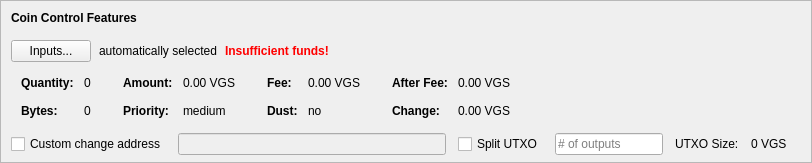
    <widget class="QFrame" name="frameCoinControl">
     <property name="sizePolicy">
      <sizepolicy hsizetype="Expanding" vsizetype="Expanding">
       <horstretch>0</horstretch>
       <verstretch>0</verstretch>
      </sizepolicy>
     </property>
     <property name="maximumSize">
      <size>
       <width>16777215</width>
       <height>16777215</height>
      </size>
     </property>
     <property name="frameShape">
      <enum>QFrame::StyledPanel</enum>
     </property>
     <property name="frameShadow">
      <enum>QFrame::Sunken</enum>
     </property>
     <layout class="QVBoxLayout" name="verticalLayoutCoinControl2">
      <property name="spacing">
       <number>0</number>
      </property>
      <property name="leftMargin">
       <number>0</number>
      </property>
      <property name="topMargin">
       <number>0</number>
      </property>
      <property name="rightMargin">
       <number>0</number>
      </property>
      <property name="bottomMargin">
       <number>6</number>
      </property>
      <item>
       <layout class="QVBoxLayout" name="verticalLayoutCoinControl" stretch="0,0,0,0,1">
        <property name="spacing">
         <number>0</number>
        </property>
        <property name="leftMargin">
         <number>10</number>
        </property>
        <property name="topMargin">
         <number>10</number>
        </property>
        <item>
         <layout class="QHBoxLayout" name="horizontalLayoutCoinControl1">
          <property name="bottomMargin">
           <number>15</number>
          </property>
          <item>
           <widget class="QLabel" name="labelCoinControlFeatures">
            <property name="sizePolicy">
             <sizepolicy hsizetype="Preferred" vsizetype="Maximum">
              <horstretch>0</horstretch>
              <verstretch>0</verstretch>
             </sizepolicy>
            </property>
            <property name="font">
             <font>
              <weight>75</weight>
              <bold>true</bold>
             </font>
            </property>
            <property name="styleSheet">
             <string notr="true">font-weight:bold;</string>
            </property>
            <property name="text">
             <string>Coin Control Features</string>
            </property>
           </widget>
          </item>
         </layout>
        </item>
        <item>
         <layout class="QHBoxLayout" name="horizontalLayoutCoinControl2" stretch="0,0,0,0">
          <property name="spacing">
           <number>8</number>
          </property>
          <property name="bottomMargin">
           <number>10</number>
          </property>
          <item>
           <widget class="QPushButton" name="pushButtonCoinControl">
            <property name="styleSheet">
             <string notr="true"/>
            </property>
            <property name="text">
             <string>Inputs...</string>
            </property>
            <property name="autoDefault">
             <bool>false</bool>
            </property>
           </widget>
          </item>
          <item>
           <widget class="QLabel" name="labelCoinControlAutomaticallySelected">
            <property name="text">
             <string>automatically selected</string>
            </property>
            <property name="margin">
             <number>5</number>
            </property>
           </widget>
          </item>
          <item>
           <widget class="QLabel" name="labelCoinControlInsuffFunds">
            <property name="font">
             <font>
              <weight>75</weight>
              <bold>true</bold>
             </font>
            </property>
            <property name="styleSheet">
             <string notr="true">color:red;font-weight:bold;</string>
            </property>
            <property name="text">
             <string>Insufficient funds!</string>
            </property>
            <property name="margin">
             <number>5</number>
            </property>
           </widget>
          </item>
          <item>
           <spacer name="horizontalSpacerCoinControl">
            <property name="orientation">
             <enum>Qt::Horizontal</enum>
            </property>
            <property name="sizeHint" stdset="0">
             <size>
              <width>40</width>
              <height>1</height>
             </size>
            </property>
           </spacer>
          </item>
         </layout>
        </item>
        <item>
         <widget class="QWidget" name="widgetCoinControl" native="true">
          <property name="sizePolicy">
           <sizepolicy hsizetype="Preferred" vsizetype="Preferred">
            <horstretch>0</horstretch>
            <verstretch>0</verstretch>
           </sizepolicy>
          </property>
          <property name="minimumSize">
           <size>
            <width>0</width>
            <height>0</height>
           </size>
          </property>
          <property name="styleSheet">
           <string notr="true"/>
          </property>
          <layout class="QHBoxLayout" name="horizontalLayoutCoinControl5">
           <property name="leftMargin">
            <number>0</number>
           </property>
           <property name="topMargin">
            <number>0</number>
           </property>
           <property name="rightMargin">
            <number>0</number>
           </property>
           <property name="bottomMargin">
            <number>0</number>
           </property>
           <item>
            <layout class="QHBoxLayout" name="horizontalLayoutCoinControl3" stretch="0,0,0,1">
             <property name="spacing">
              <number>20</number>
             </property>
             <property name="topMargin">
              <number>0</number>
             </property>
             <property name="bottomMargin">
              <number>10</number>
             </property>
             <item>
              <layout class="QFormLayout" name="formLayoutCoinControl1">
               <property name="horizontalSpacing">
                <number>10</number>
               </property>
               <property name="verticalSpacing">
                <number>14</number>
               </property>
               <property name="leftMargin">
                <number>10</number>
               </property>
               <property name="topMargin">
                <number>4</number>
               </property>
               <property name="rightMargin">
                <number>6</number>
               </property>
               <item row="0" column="0">
                <widget class="QLabel" name="labelCoinControlQuantityText">
                 <property name="font">
                  <font>
                   <weight>75</weight>
                   <bold>true</bold>
                  </font>
                 </property>
                 <property name="text">
                  <string>Quantity:</string>
                 </property>
                 <property name="margin">
                  <number>0</number>
                 </property>
                </widget>
               </item>
               <item row="0" column="1">
                <widget class="QLabel" name="labelCoinControlQuantity">
                 <property name="cursor">
                  <cursorShape>IBeamCursor</cursorShape>
                 </property>
                 <property name="contextMenuPolicy">
                  <enum>Qt::ActionsContextMenu</enum>
                 </property>
                 <property name="text">
                  <string notr="true">0</string>
                 </property>
                 <property name="margin">
                  <number>0</number>
                 </property>
                 <property name="textInteractionFlags">
                  <set>Qt::LinksAccessibleByMouse|Qt::TextSelectableByKeyboard|Qt::TextSelectableByMouse</set>
                 </property>
                </widget>
               </item>
               <item row="1" column="0">
                <widget class="QLabel" name="labelCoinControlBytesText">
                 <property name="font">
                  <font>
                   <weight>75</weight>
                   <bold>true</bold>
                  </font>
                 </property>
                 <property name="text">
                  <string>Bytes:</string>
                 </property>
                </widget>
               </item>
               <item row="1" column="1">
                <widget class="QLabel" name="labelCoinControlBytes">
                 <property name="cursor">
                  <cursorShape>IBeamCursor</cursorShape>
                 </property>
                 <property name="contextMenuPolicy">
                  <enum>Qt::ActionsContextMenu</enum>
                 </property>
                 <property name="text">
                  <string notr="true">0</string>
                 </property>
                 <property name="textInteractionFlags">
                  <set>Qt::LinksAccessibleByMouse|Qt::TextSelectableByKeyboard|Qt::TextSelectableByMouse</set>
                 </property>
                </widget>
               </item>
              </layout>
             </item>
             <item>
              <layout class="QFormLayout" name="formLayoutCoinControl2">
               <property name="horizontalSpacing">
                <number>10</number>
               </property>
               <property name="verticalSpacing">
                <number>14</number>
               </property>
               <property name="leftMargin">
                <number>6</number>
               </property>
               <property name="topMargin">
                <number>4</number>
               </property>
               <property name="rightMargin">
                <number>6</number>
               </property>
               <item row="0" column="0">
                <widget class="QLabel" name="labelCoinControlAmountText">
                 <property name="font">
                  <font>
                   <weight>75</weight>
                   <bold>true</bold>
                  </font>
                 </property>
                 <property name="text">
                  <string>Amount:</string>
                 </property>
                 <property name="margin">
                  <number>0</number>
                 </property>
                </widget>
               </item>
               <item row="0" column="1">
                <widget class="QLabel" name="labelCoinControlAmount">
                 <property name="cursor">
                  <cursorShape>IBeamCursor</cursorShape>
                 </property>
                 <property name="contextMenuPolicy">
                  <enum>Qt::ActionsContextMenu</enum>
                 </property>
                 <property name="text">
                  <string notr="true">0.00 VGS</string>
                 </property>
                 <property name="textInteractionFlags">
                  <set>Qt::LinksAccessibleByMouse|Qt::TextSelectableByKeyboard|Qt::TextSelectableByMouse</set>
                 </property>
                </widget>
               </item>
               <item row="1" column="0">
                <widget class="QLabel" name="labelCoinControlPriorityText">
                 <property name="font">
                  <font>
                   <weight>75</weight>
                   <bold>true</bold>
                  </font>
                 </property>
                 <property name="text">
                  <string>Priority:</string>
                 </property>
                </widget>
               </item>
               <item row="1" column="1">
                <widget class="QLabel" name="labelCoinControlPriority">
                 <property name="cursor">
                  <cursorShape>IBeamCursor</cursorShape>
                 </property>
                 <property name="contextMenuPolicy">
                  <enum>Qt::ActionsContextMenu</enum>
                 </property>
                 <property name="text">
                  <string>medium</string>
                 </property>
                 <property name="textInteractionFlags">
                  <set>Qt::LinksAccessibleByMouse|Qt::TextSelectableByKeyboard|Qt::TextSelectableByMouse</set>
                 </property>
                </widget>
               </item>
              </layout>
             </item>
             <item>
              <layout class="QFormLayout" name="formLayoutCoinControl3">
               <property name="horizontalSpacing">
                <number>10</number>
               </property>
               <property name="verticalSpacing">
                <number>14</number>
               </property>
               <property name="leftMargin">
                <number>6</number>
               </property>
               <property name="topMargin">
                <number>4</number>
               </property>
               <property name="rightMargin">
                <number>6</number>
               </property>
               <item row="0" column="0">
                <widget class="QLabel" name="labelCoinControlFeeText">
                 <property name="font">
                  <font>
                   <weight>75</weight>
                   <bold>true</bold>
                  </font>
                 </property>
                 <property name="text">
                  <string>Fee:</string>
                 </property>
                 <property name="margin">
                  <number>0</number>
                 </property>
                </widget>
               </item>
               <item row="0" column="1">
                <widget class="QLabel" name="labelCoinControlFee">
                 <property name="cursor">
                  <cursorShape>IBeamCursor</cursorShape>
                 </property>
                 <property name="contextMenuPolicy">
                  <enum>Qt::ActionsContextMenu</enum>
                 </property>
                 <property name="text">
                  <string notr="true">0.00 VGS</string>
                 </property>
                 <property name="textInteractionFlags">
                  <set>Qt::LinksAccessibleByMouse|Qt::TextSelectableByKeyboard|Qt::TextSelectableByMouse</set>
                 </property>
                </widget>
               </item>
               <item row="1" column="0">
                <widget class="QLabel" name="labelCoinControlLowOutputText">
                 <property name="font">
                  <font>
                   <weight>75</weight>
                   <bold>true</bold>
                  </font>
                 </property>
                 <property name="text">
                  <string>Dust:</string>
                 </property>
                </widget>
               </item>
               <item row="1" column="1">
                <widget class="QLabel" name="labelCoinControlLowOutput">
                 <property name="cursor">
                  <cursorShape>IBeamCursor</cursorShape>
                 </property>
                 <property name="contextMenuPolicy">
                  <enum>Qt::ActionsContextMenu</enum>
                 </property>
                 <property name="text">
                  <string>no</string>
                 </property>
                 <property name="textInteractionFlags">
                  <set>Qt::LinksAccessibleByMouse|Qt::TextSelectableByKeyboard|Qt::TextSelectableByMouse</set>
                 </property>
                </widget>
               </item>
              </layout>
             </item>
             <item>
              <layout class="QFormLayout" name="formLayoutCoinControl4">
               <property name="horizontalSpacing">
                <number>10</number>
               </property>
               <property name="verticalSpacing">
                <number>14</number>
               </property>
               <property name="leftMargin">
                <number>6</number>
               </property>
               <property name="topMargin">
                <number>4</number>
               </property>
               <property name="rightMargin">
                <number>6</number>
               </property>
               <item row="0" column="0">
                <widget class="QLabel" name="labelCoinControlAfterFeeText">
                 <property name="font">
                  <font>
                   <weight>75</weight>
                   <bold>true</bold>
                  </font>
                 </property>
                 <property name="text">
                  <string>After Fee:</string>
                 </property>
                 <property name="margin">
                  <number>0</number>
                 </property>
                </widget>
               </item>
               <item row="0" column="1">
                <widget class="QLabel" name="labelCoinControlAfterFee">
                 <property name="cursor">
                  <cursorShape>IBeamCursor</cursorShape>
                 </property>
                 <property name="contextMenuPolicy">
                  <enum>Qt::ActionsContextMenu</enum>
                 </property>
                 <property name="text">
                  <string notr="true">0.00 VGS</string>
                 </property>
                 <property name="textInteractionFlags">
                  <set>Qt::LinksAccessibleByMouse|Qt::TextSelectableByKeyboard|Qt::TextSelectableByMouse</set>
                 </property>
                </widget>
               </item>
               <item row="1" column="0">
                <widget class="QLabel" name="labelCoinControlChangeText">
                 <property name="font">
                  <font>
                   <weight>75</weight>
                   <bold>true</bold>
                  </font>
                 </property>
                 <property name="text">
                  <string>Change:</string>
                 </property>
                </widget>
               </item>
               <item row="1" column="1">
                <widget class="QLabel" name="labelCoinControlChange">
                 <property name="cursor">
                  <cursorShape>IBeamCursor</cursorShape>
                 </property>
                 <property name="contextMenuPolicy">
                  <enum>Qt::ActionsContextMenu</enum>
                 </property>
                 <property name="text">
                  <string notr="true">0.00 VGS</string>
                 </property>
                 <property name="textInteractionFlags">
                  <set>Qt::LinksAccessibleByMouse|Qt::TextSelectableByKeyboard|Qt::TextSelectableByMouse</set>
                 </property>
                </widget>
               </item>
              </layout>
             </item>
            </layout>
           </item>
          </layout>
         </widget>
        </item>
        <item>
         <layout class="QHBoxLayout" name="horizontalLayoutCoinControl4" stretch="0,0,0,0,0,0,0">
          <property name="spacing">
           <number>12</number>
          </property>
          <property name="sizeConstraint">
           <enum>QLayout::SetDefaultConstraint</enum>
          </property>
          <property name="topMargin">
           <number>5</number>
          </property>
          <property name="rightMargin">
           <number>5</number>
          </property>
          <item>
           <widget class="QCheckBox" name="checkBoxCoinControlChange">
            <property name="toolTip">
             <string>If this is activated, but the change address is empty or invalid, change will be sent to a newly generated address.</string>
            </property>
            <property name="text">
             <string>Custom change address</string>
            </property>
           </widget>
          </item>
          <item>
           <widget class="QValidatedLineEdit" name="lineEditCoinControlChange">
            <property name="enabled">
             <bool>false</bool>
            </property>
            <property name="sizePolicy">
             <sizepolicy hsizetype="Expanding" vsizetype="Fixed">
              <horstretch>0</horstretch>
              <verstretch>0</verstretch>
             </sizepolicy>
            </property>
           </widget>
          </item>
          <item>
           <widget class="QCheckBox" name="splitBlockCheckBox">
            <property name="text">
             <string>Split UTXO</string>
            </property>
           </widget>
          </item>
          <item>
           <widget class="QLineEdit" name="splitBlockLineEdit">
            <property name="sizePolicy">
             <sizepolicy hsizetype="Fixed" vsizetype="Fixed">
              <horstretch>50</horstretch>
              <verstretch>0</verstretch>
             </sizepolicy>
            </property>
            <property name="placeholderText">
             <string># of outputs</string>
            </property>
           </widget>
          </item>
          <item>
           <widget class="QLabel" name="labelBlockSizeText">
            <property name="text">
             <string>UTXO Size:</string>
            </property>
           </widget>
          </item>
          <item>
           <widget class="QLabel" name="labelBlockSize">
            <property name="text">
             <string>0 VGS</string>
            </property>
           </widget>
          </item>
          <item>
           <widget class="QLabel" name="labelCoinControlChangeLabel">
            <property name="sizePolicy">
             <sizepolicy hsizetype="Preferred" vsizetype="Expanding">
              <horstretch>0</horstretch>
              <verstretch>0</verstretch>
             </sizepolicy>
            </property>
            <property name="minimumSize">
             <size>
              <width>0</width>
              <height>0</height>
             </size>
            </property>
            <property name="text">
             <string/>
            </property>
            <property name="margin">
             <number>3</number>
            </property>
           </widget>
          </item>
         </layout>
        </item>
        <item>
         <spacer name="verticalSpacerCoinControl">
          <property name="orientation">
           <enum>Qt::Vertical</enum>
          </property>
          <property name="sizeHint" stdset="0">
           <size>
            <width>800</width>
            <height>1</height>
           </size>
          </property>
         </spacer>
        </item>
       </layout>
      </item>
     </layout>
    </widget>
